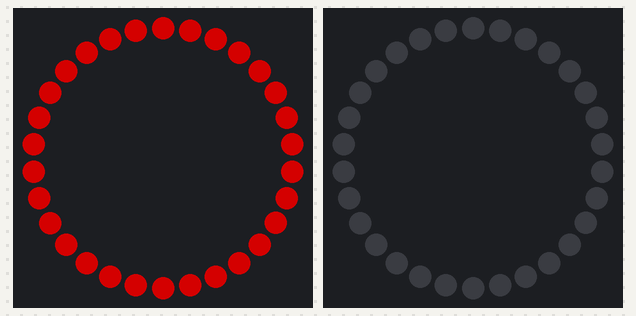
Simulated run of this program. Board: Raspberry Pi (BCM pin numbers). Parts: 2 × 30 RGB LEDs in a ring, first at the top, clockwise. Dim RGB values are drawn brighter than linear. At 2.5 s the program stops and its outputs stay as they are.

Above: at 0.3 s.
At 1.5 s:
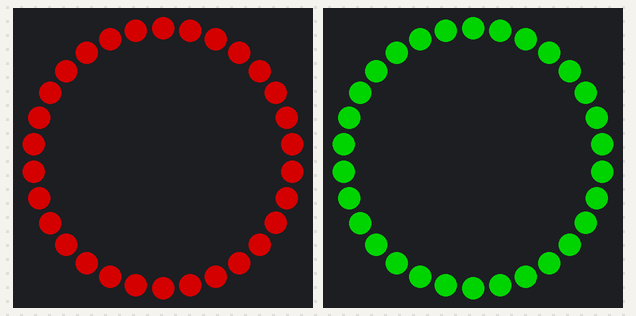

The program:

neopixelring.py
```python
# Demoscript NeoPixel Ring (12 led)
# https://raspberrytips.nl

import time

from neopixel import *
from random import randint

LEDS        = 7     # Aantel LEDS
PIN         = 18     # GPIO 18 / PIN 12
BRIGHTNESS  = 55     # min 0 / max 255

KLEUR_R     = 255
KLEUR_G     = 0
KLEUR_B     = 0

LED_1_COUNT      = 30      # Number of LED pixels.
LED_1_PIN        = 18      # GPIO pin connected to the pixels (must support PWM! GPIO 13 and 18 on RPi 3).
LED_1_FREQ_HZ    = 800000  # LED signal frequency in hertz (usually 800khz)
LED_1_DMA        = 10      # DMA channel to use for generating signal (Between 1 and 14)
LED_1_BRIGHTNESS = 128     # Set to 0 for darkest and 255 for brightest
LED_1_INVERT     = False   # True to invert the signal (when using NPN transistor level shift)
LED_1_CHANNEL    = 0       # 0 or 1
LED_1_STRIP      = ws.SK6812_STRIP_GRBW

LED_2_COUNT      = 30      # Number of LED pixels.
LED_2_PIN        = 13      # GPIO pin connected to the pixels (must support PWM! GPIO 13 and 18 on RPi 3).
LED_2_FREQ_HZ    = 800000  # LED signal frequency in hertz (usually 800khz)
LED_2_DMA        = 10      # DMA channel to use for generating signal (Between 1 and 14)
LED_2_BRIGHTNESS = 128     # Set to 0 for darkest and 255 for brightest
LED_2_INVERT     = False   # True to invert the signal (when using NPN transistor level shift)
LED_2_CHANNEL    = 1       # 0 or 1
LED_2_STRIP      = ws.SK6812_STRIP_GRBW

def loopLed(strip1, color1, wait_ms):

       for i in range(strip1.numPixels()):
	   if i % 2:
                # even number
                strip1.setPixelColor(i, color1)
                strip1.show()
                time.sleep(wait_ms/1000.0)
           else:
                # odd number
                strip1.setPixelColor(i, color1)
                strip1.show()
                time.sleep(wait_ms/1000.0)

       time.sleep(1)

def blackout(strip1):
	for i in range(max(strip1.numPixels(), strip1.numPixels())):
	    strip1.setPixelColor(i, Color(0,0,0))
	    strip1.show()

if __name__ == '__main__':

        ring1 = Adafruit_NeoPixel(LED_1_COUNT, LED_1_PIN, LED_1_FREQ_HZ, LED_1_DMA, LED_1_INVERT, LED_1_BRIGHTNESS, LED_1_CHANNEL, LED_1_STRIP)
        ring2 = Adafruit_NeoPixel(LED_2_COUNT, LED_2_PIN, LED_2_FREQ_HZ, LED_2_DMA, LED_2_INVERT, LED_2_BRIGHTNESS, LED_2_CHANNEL, LED_2_STRIP)

        ring1.begin()
        ring2.begin()
        blackout(ring1)
        blackout(ring2)

        loopLed (ring1, Color(255, 0, 0),5)
        loopLed (ring2, Color(0, 255, 0),5)
        #loopLed(ring, Color(0,255,0),100)
        #loopLed(ring, Color(0,255,255),100)
        #loopLed(ring, Color(0,255,255),100)
           # resetLeds (ring,Color(0,0,0))
```
